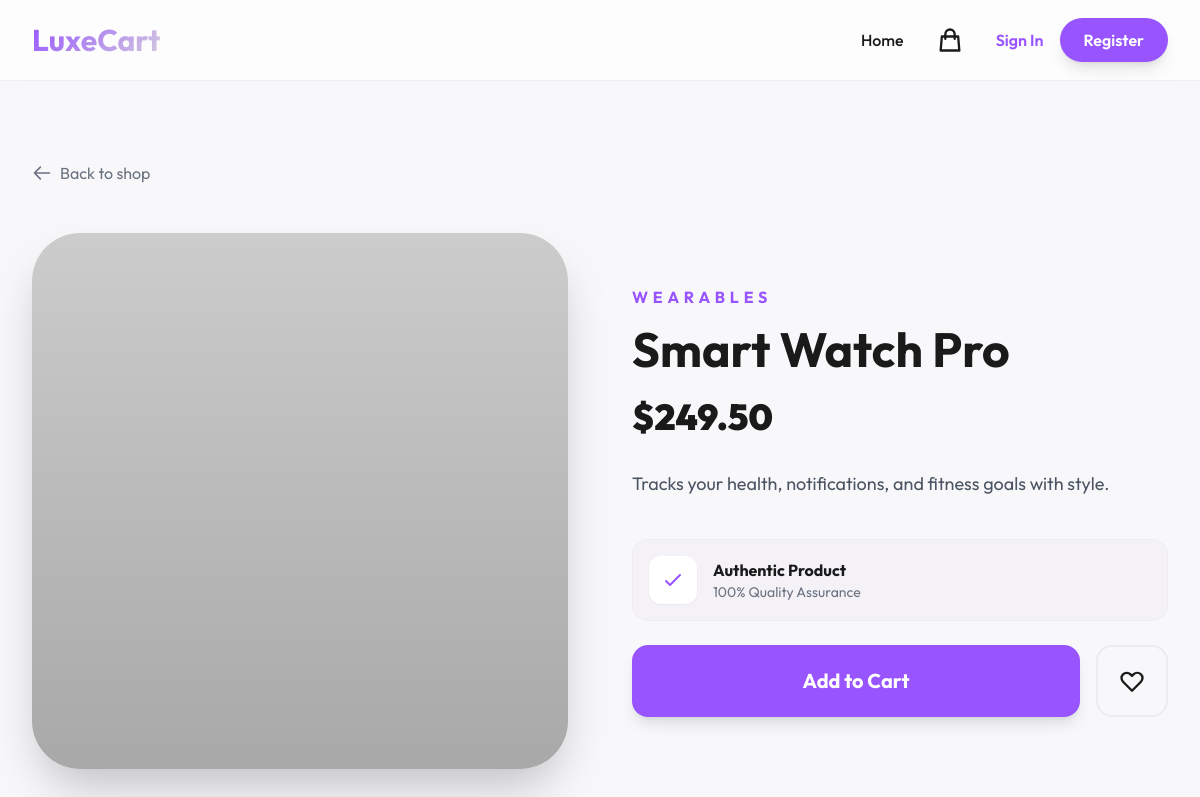
The app's page /product/2 with its own data.
### models.py (models this page shows)
class ProductModel(db.Model):
    __tablename__ = 'products'
    id = db.Column(db.Integer, primary_key=True)
    name = db.Column(db.String(100), nullable=False)
    description = db.Column(db.Text, nullable=False)
    price = db.Column(db.Float, nullable=False)
    category = db.Column(db.String(50), nullable=False)
    image_base64 = db.Column(db.Text, nullable=True) # Storing image as Base64 string
    created_at = db.Column(db.DateTime, default=datetime.utcnow)

### app.py (the view)
@app.route('/product/<int:p_id>')
def product_detail(p_id):
    product = ProductModel.query.get(p_id)
    if not product:
        return "Product Not Found", 404
    return render_template('product_detail.html', product=product, cart_count=len(session.get('cart', [])), username=session.get('username'))

### templates/product_detail.html (shortened to what this page needs)
{% extends "layout.html" %}
{% block content %}
<div class="max-w-7xl mx-auto px-4 sm:px-6 lg:px-8 py-20">
    <a href="/" class="inline-flex items-center gap-2 text-gray-500 hover:text-primary mb-12 transition-colors">
        <svg class="w-5 h-5" fill="none" stroke="currentColor" viewBox="0 0 24 24">
            <path stroke-linecap="round" stroke-linejoin="round" stroke-width="2" d="M10 19l-7-7m0 0l7-7m-7 7h18"></path>
        </svg>
        Back to shop
    </a>
    <div class="grid grid-cols-1 md:grid-cols-2 gap-16 items-center">
        <div class="rounded-[3rem] overflow-hidden shadow-2xl relative">
            <img src="{{ product.image_base64 or 'https://via.placeholder.com/500' }}" alt="{{ product.name }}" class="w-full h-auto">
            <div class="absolute inset-0 bg-gradient-to-t from-dark/20 to-transparent"></div>
        </div>
        <div>
            <span class="text-primary font-bold uppercase tracking-[0.3em] mb-4 block">{{ product.category }}</span>
            <h1 class="text-5xl font-bold mb-6">{{ product.name }}</h1>
            <div class="text-4xl font-black text-dark mb-8">${{ "{:,.2f}".format(product.price) }}</div>
            <p class="text-gray-600 text-lg leading-relaxed mb-10">
                {{ product.description }}
            </p>
            <div class="space-y-6">
                <div class="flex items-center gap-4 p-4 rounded-2xl bg-secondary/10 border border-secondary/20">
                    <div class="bg-white p-3 rounded-xl shadow-sm">
                        <svg class="w-6 h-6 text-primary" fill="none" stroke="currentColor" viewBox="0 0 24 24">
                            <path stroke-linecap="round" stroke-linejoin="round" stroke-width="2" d="M5 13l4 4L19 7"></path>
                        </svg>
                    </div>
                    <div>
                        <div class="font-bold">Authentic Product</div>
                        <div class="text-sm text-gray-500">100% Quality Assurance</div>
                    </div>
                </div>
                <div class="flex gap-4">
                    <button onclick="addToCart('{{ product.id }}')" class="flex-1 btn-primary text-white py-5 rounded-2xl font-bold text-xl shadow-lg">Add to Cart</button>
                    <button class="p-5 rounded-2xl border-2 border-secondary/30 hover:border-primary transition-all">
                        <svg class="w-7 h-7" fill="none" stroke="currentColor" viewBox="0 0 24 24">
                            <path stroke-linecap="round" stroke-linejoin="round" stroke-width="2" d="M4.318 6.318a4.5 4.5 0 000 6.364L12 20.364l7.682-7.682a4.5 4.5 0 00-6.364-6.364L12 7.636l-1.318-1.318a4.5 4.5 0 00-6.364 0z"></path>
                        </svg>
                    </button>
                </div>
            </div>
        </div>
    </div>
</div>
{% endblock %}

### templates/layout.html (style rules this page uses)
body { font-family: 'Outfit', sans-serif; background-color: #F8F7FA; }
.btn-primary { background: #9855FF; transition: all 0.3s ease; }

### records on screen
ProductModel: category "WEARABLES", name "Smart Watch Pro", price "249.50", description "Tracks your health, notifications, and fitness goals with style."
